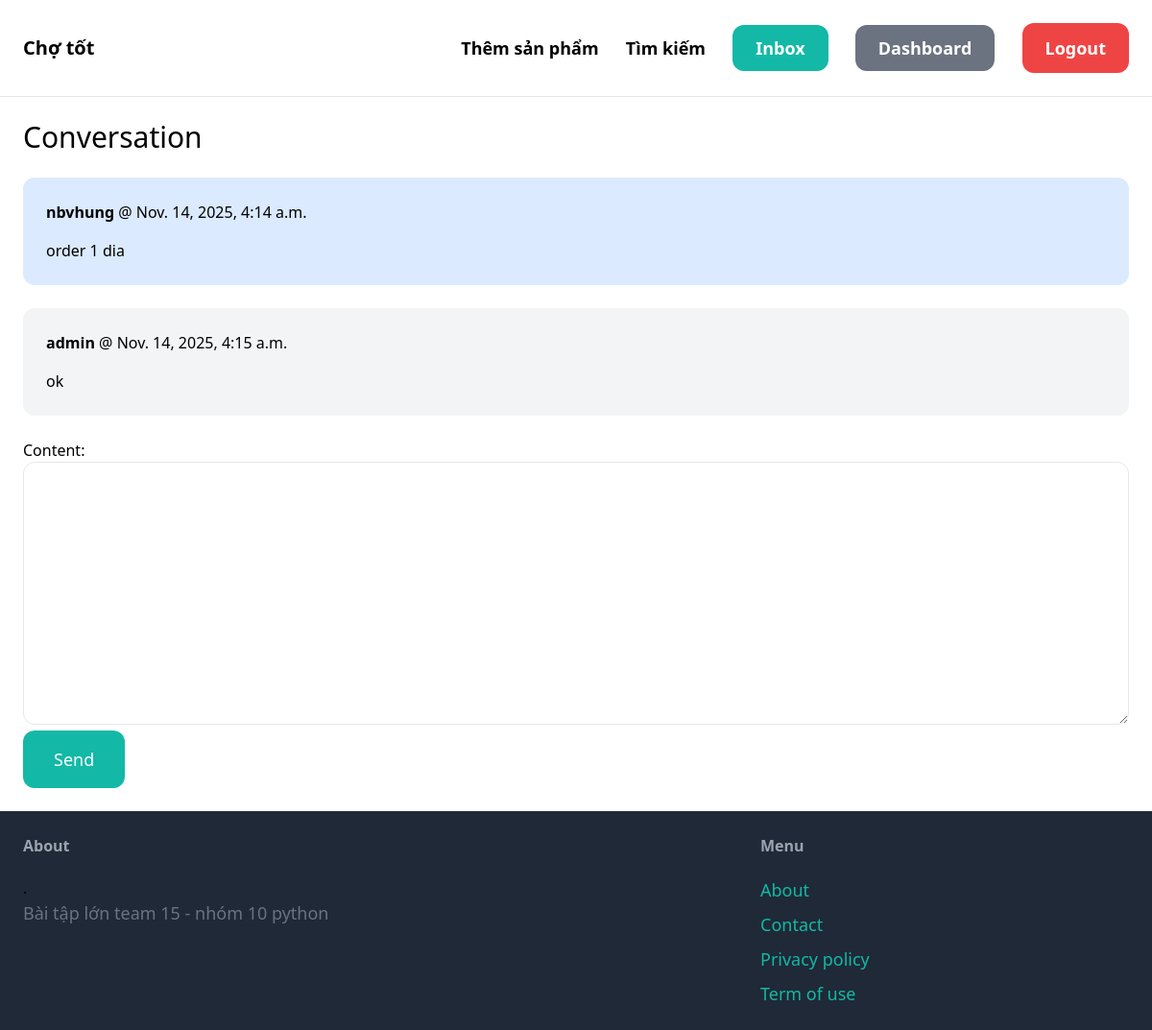
Page /inbox/3/ (signed in) on the earlier database version.
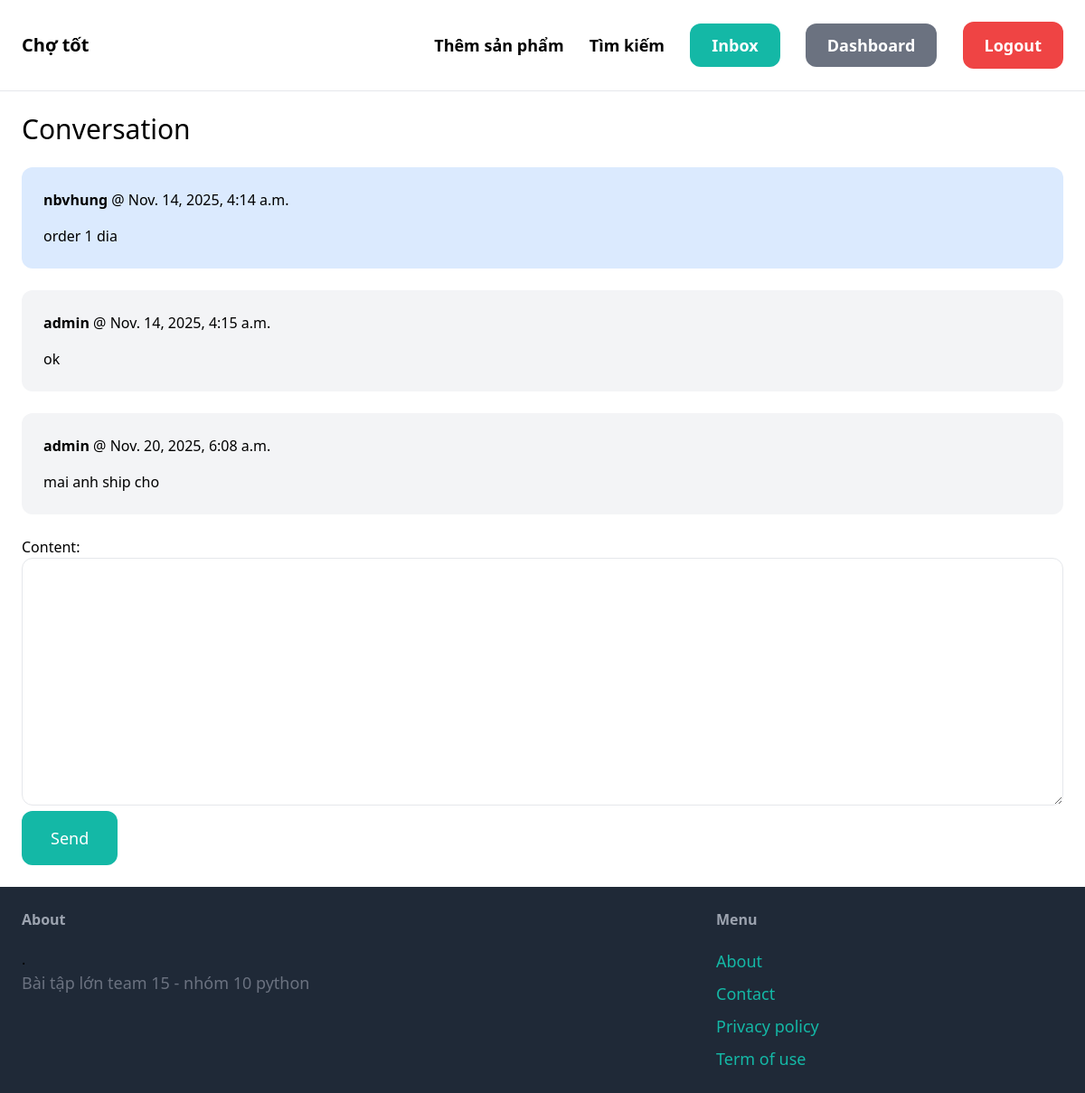
Same page on the later database version.
### conversation/models.py (models this page shows)
class ConversationMessage(models.Model):
    conversation = models.ForeignKey(Conversation, related_name='messages', on_delete=models.CASCADE)
    content = models.TextField()
    created_at = models.DateTimeField(auto_now_add=True)
    created_by = models.ForeignKey(User, related_name='created_messages', on_delete=models.CASCADE)

### conversation/views.py (the view)
# urls.py: path('<int:pk>/', views.detail, name='detail'),
@login_required
def detail(request, pk):
    conversation = Conversation.objects.filter(members__in=[request.user.id]).get(pk=pk)
    if request.method == 'POST':
        form = ConversationMessageForm(request.POST)
        if form.is_valid():
            conversation_message = form.save(commit=False)
            conversation_message.conversation = conversation
            conversation_message.created_by = request.user
            conversation_message.save()
            conversation.save()
            return redirect('conversation:detail', pk=pk)
    else:
        form = ConversationMessageForm()
    return render(request, 'conversation/detail.html', {
        'conversation': conversation,
        'form': form
    })

### conversation/forms.py
class ConversationMessageForm(forms.ModelForm):
    class Meta:
        model = ConversationMessage
        fields = ('content',)
        widgets = {
            'content': forms.Textarea(attrs={
                'class': 'w-full py-4 px-6 rounded-xl border'
            })
        }

### conversation/templates/conversation/detail.html (shortened to what this page needs)
{% extends 'core/base.html' %}
{% block content %}
<h1 class="mb-6 text-3xl">Conversation</h1>
<div class="space-y-6">
    {% for message in conversation.messages.all %}
        <div class="p-6 flex {% if message.created_by == request.user %}bg-blue-100{% else %}bg-gray-100{% endif %} rounded-xl">
            <div>
                <p class="mb-4"><strong>{{ message.created_by.username }}</strong> @ {{ message.created_at }}</p>
                <p>{{ message.content }}</p>
            </div>
        </div>
    {% endfor %}
</div>
<form method="post" action="." class="mt-6">
    {{ form.as_p }}
    <button class="py-4 px-8 text-lg bg-teal-500 hover:bg-teal-700 rounded-xl text-white">Send</button>
</form>
{% endblock %}

Differences in the rows shown:
added ConversationMessage: created_by.username "admin", created_at "Nov. 20, 2025, 6:08 a.m.", content "mai anh ship cho"
